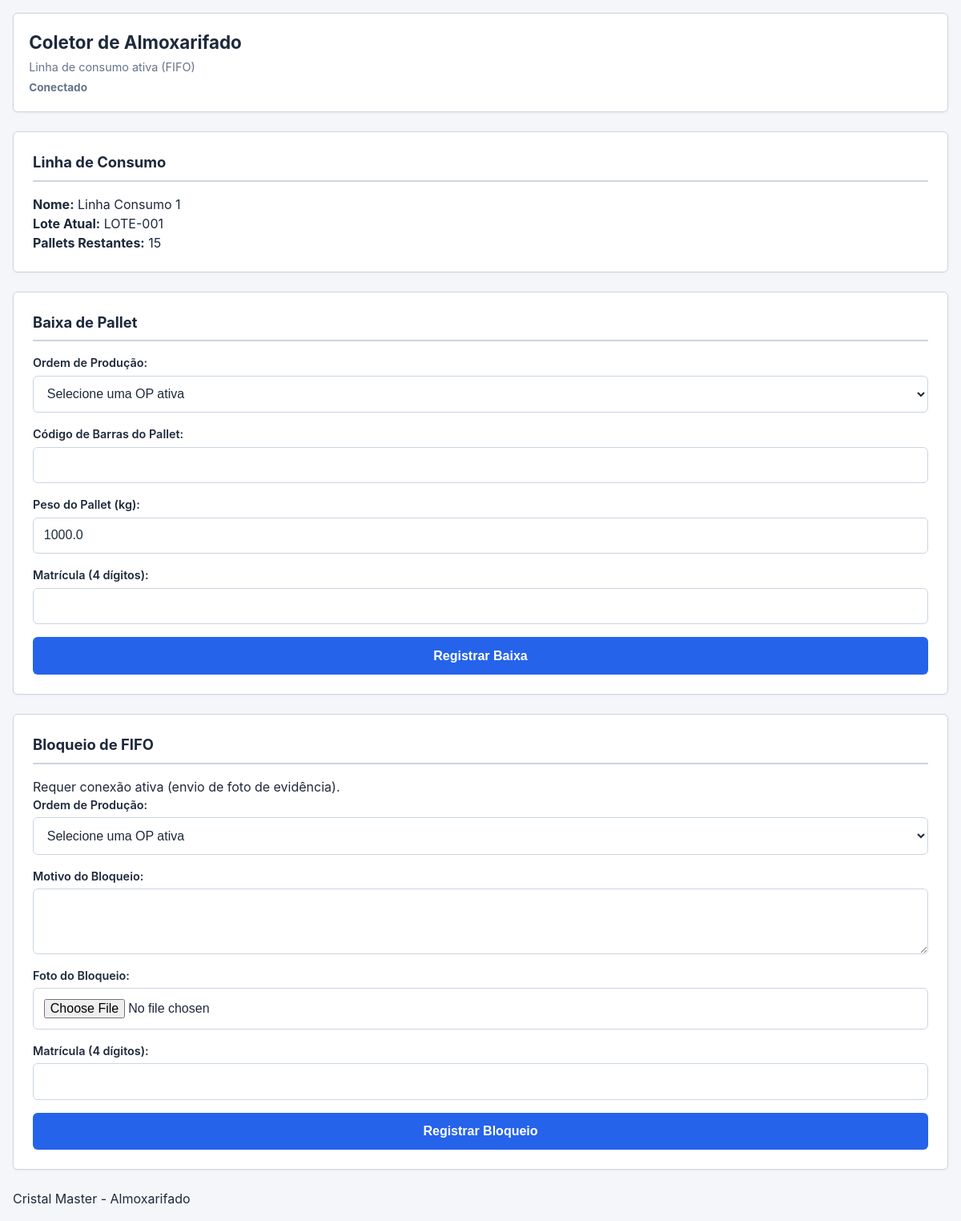
Page /operador on the committed database.
### app.py (models this page shows)
class LinhaEstoque(db.Model):
    __tablename__ = 'linha_estoque'
    id = db.Column(db.Integer, primary_key=True)
    nome_linha = db.Column(db.String(50), nullable=False)
    modo = db.Column(db.String(20), nullable=False)  # 'Consumo' ou 'Abastecimento'
    status = db.Column(db.String(20), default='Ativo')
    lote_atual = db.Column(db.String(50))
    pallets_restantes = db.Column(db.Integer, default=0)

### app.py (the view, shortened to what this page needs)
@app.route('/operador', methods=['GET', 'POST'])
def operador():
    linha_consumo = LinhaEstoque.query.filter_by(modo='Consumo', status='Ativo').first()
    ops_ativas = OrdemProducao.query.filter_by(status='Ativa').all()
    return render_template('operador.html', linha_consumo=linha_consumo, ops_ativas=ops_ativas)

### templates/operador.html (shortened to what this page needs)
<!DOCTYPE html>
<html lang="pt-BR">
<head>
    <link rel="stylesheet" href="{{ url_for('static', filename='style.css') }}">
</head>
<body>
    <header>
        <h1>Coletor de Almoxarifado</h1>
        <p>Linha de consumo ativa (FIFO)</p>
        <p id="status-conexao" role="status" aria-live="polite"></p>
    </header>
    <main>
        <section id="status-linha-consumo">
            <h2>Linha de Consumo</h2>
            {% if linha_consumo %}
                <div class="info-linha">
                    <p><strong>Nome:</strong> {{ linha_consumo.nome_linha }}</p>
                    <p><strong>Lote Atual:</strong> {{ linha_consumo.lote_atual }}</p>
                    <p><strong>Pallets Restantes:</strong> {{ linha_consumo.pallets_restantes }}</p>
                </div>
            {% else %}
                <p>Nenhuma linha de consumo ativa encontrada.</p>
            {% endif %}
        </section>
        <section id="form-baixa">
            <h2>Baixa de Pallet</h2>
            <form method="post" class="form-baixa" id="form-baixa">
                <div class="campo">
                    <label for="op_id">Ordem de Produção:</label>
                    <select name="op_id" id="op_id" required>
                        <option value="">Selecione uma OP ativa</option>
                    </select>
                </div>
                <div class="campo">
                    <label for="codigo_pallet">Código de Barras do Pallet:</label>
                    <input type="text" name="codigo_pallet" id="codigo_pallet" required>
                </div>
                <div class="campo">
                    <label for="peso_pallet">Peso do Pallet (kg):</label>
                    <input type="number" name="peso_pallet" id="peso_pallet" step="0.1" min="0.1" value="1000.0" required>
                </div>
                <div class="campo">
                    <label for="matricula">Matrícula (4 dígitos):</label>
                    <input type="text" name="matricula" id="matricula" pattern="\d{4}" maxlength="4" required>
                </div>
                <button type="submit">Registrar Baixa</button>
            </form>
        </section>
        <section id="form-bloqueio">
            <h2>Bloqueio de FIFO</h2>
            <p class="aviso-conexao">Requer conexão ativa (envio de foto de evidência).</p>
            <form method="post" enctype="multipart/form-data" class="form-bloqueio" id="form-bloqueio">
                <div class="campo">
                    <label for="op_id_bloq">Ordem de Produção:</label>
                    <select name="op_id_bloq" id="op_id_bloq" required>
                        <option value="">Selecione uma OP ativa</option>
                    </select>
                </div>
                <div class="campo">
                    <label for="motivo">Motivo do Bloqueio:</label>
                    <textarea name="motivo" id="motivo" rows="3" required></textarea>
                </div>
                <div class="campo">
                    <label for="foto">Foto do Bloqueio:</label>
                    <input type="file" name="foto" id="foto" accept="image/png,image/jpeg,image/webp" required>
                </div>
                <div class="campo">
                    <label for="matricula_bloq">Matrícula (4 dígitos):</label>
                    <input type="text" name="matricula_bloq" id="matricula_bloq" pattern="\d{4}" maxlength="4" required>
                </div>
                <button type="submit">Registrar Bloqueio</button>
            </form>
        </section>
    </main>
    <footer>
        <p>Cristal Master - Almoxarifado</p>
    </footer>
</body>
</html>

### static/style.css (style rules this page uses)
:root { --bg-primary: #f4f6f9; --surface: #ffffff; --text-main: #1e293b; --text-muted: #64748b; --border-color: #cbd5e1; --primary: #2563eb; --primary-hover: #1d4ed8; --success: #16a34a; --danger: #dc2626; --warning: #d97706; --radius: 6px; --transition: all 0.2s ease; }
* { box-sizing: border-box; margin: 0; padding: 0; }
body { font-family: -apple-system, BlinkMacSystemFont, "Segoe UI", Roboto, Helvetica, Arial, sans-serif; background-color: var(--bg-primary); color: var(--text-main); line-height: 1.5; padding: 1rem; transition: background-color 0.3s, color 0.3s; }
header { background-color: var(--surface); border: 1px solid var(--border-color); color: var(--text-main); padding: 1.2rem; border-radius: var(--radius); margin-bottom: 1.5rem; box-shadow: 0 1px 3px rgba(0,0,0,0.05); }
header h1 { font-size: 1.4rem; margin-bottom: 0.2rem; }
header p { font-size: 0.9rem; color: var(--text-muted); }
main { max-width: 1200px; margin: 0 auto; }
section { background: var(--surface); border: 1px solid var(--border-color); border-radius: var(--radius); padding: 1.5rem; margin-bottom: 1.5rem; box-shadow: 0 1px 3px rgba(0,0,0,0.05); }
h2 { font-size: 1.15rem; color: var(--text-main); margin-bottom: 1rem; border-bottom: 2px solid var(--border-color); padding-bottom: 0.5rem; }
form { display: flex; flex-direction: column; gap: 1rem; }
.campo, .campo-data { display: flex; flex-direction: column; gap: 0.3rem; }
label { font-weight: 600; font-size: 0.9rem; color: var(--text-main); }
input, select, textarea { padding: 0.8rem; border: 1px solid var(--border-color); border-radius: var(--radius); font-size: 1rem; width: 100%; background-color: var(--surface); color: var(--text-main); transition: var(--transition); }
button[type="submit"], .btn-acao { background-color: var(--primary); color: #ffffff; border: none; padding: 0.9rem; border-radius: var(--radius); font-size: 1rem; font-weight: bold; cursor: pointer; transition: var(--transition); text-align: center; }
#status-conexao { font-size: 0.85rem; font-weight: bold; margin-top: 0.3rem; }

### rows in the picture
LinhaEstoque: nome_linha "Linha Consumo 1", lote_atual "LOTE-001", pallets_restantes "15"
